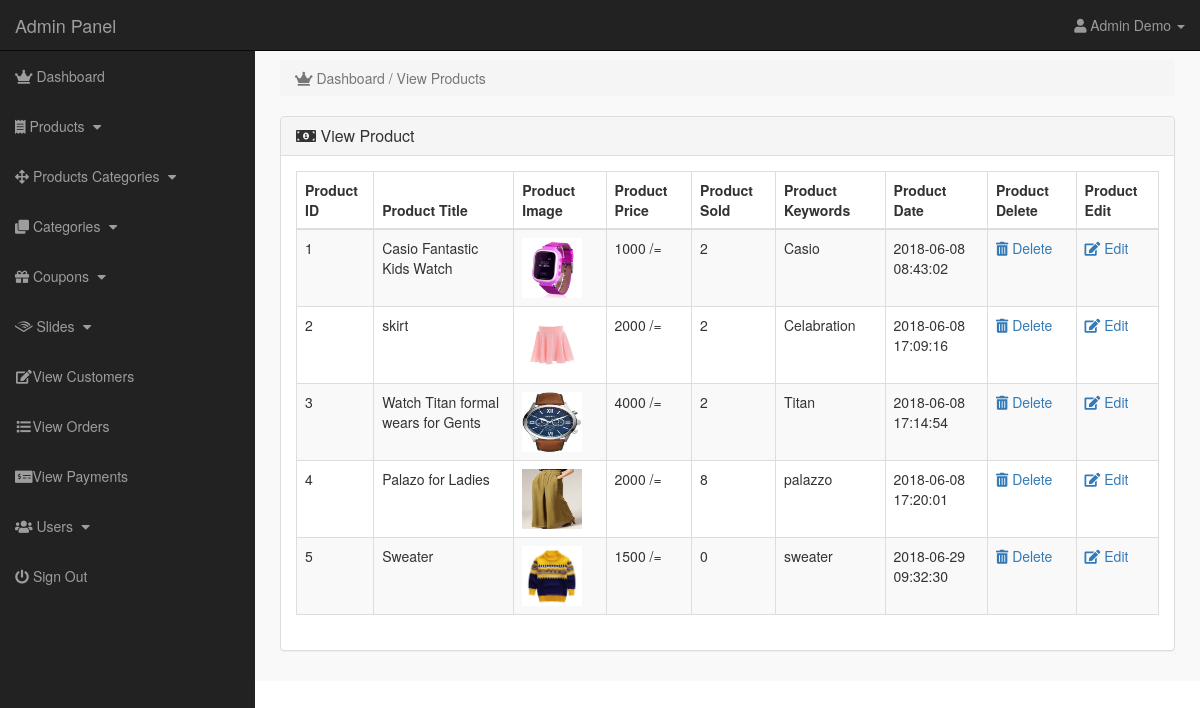
/admin/index.php?view_product (signed in), run on the app's committed database.
### tables this page shows
CREATE TABLE `products` (
  `product_id` int(11) NOT NULL,
  `p_cat_id` int(11) NOT NULL,
  `cat_id` int(11) NOT NULL,
  `date` timestamp NOT NULL DEFAULT CURRENT_TIMESTAMP ON UPDATE CURRENT_TIMESTAMP,
  `product_title` text NOT NULL,
  `product_img1` text NOT NULL,
  `product_img2` text NOT NULL,
  `product_img3` text NOT NULL,
  `product_price` int(11) NOT NULL,
  `product_desc` text NOT NULL,
  `product_keywords` text NOT NULL
);

### admin/view_product.php (the view)
<?php
include("../includes/connection.php");
if(!isset($_SESSION['admin_email'])){
    echo "<script>window.open('login.php', '_self')</script>";
}
else{
?>
    <div class="row">
        <div class="col-lg-12">
            <ol class="breadcrumb">
                <li class="active">
                    <i class="fas fa-crown"></i> Dashboard / View Products
                </li>
            </ol>
        </div>
    </div>
    <div class="row">
        <div class="col-lg-12">
            <div class="panel panel-default">
                <div class="panel-heading">
                    <h3 class="panel-title">
                        <i class="fas fa-money-bill-alt"></i> View Product
                    </h3>
                </div>
                <div class="panel-body">
                    <div class="table-responsive">
                        <table class="table table-bordered table-hover table-striped">
                            <thead>
                                <tr>
                                    <th>Product ID</th>
                                    <th>Product Title</th>
                                    <th>Product Image</th>
                                    <th>Product Price</th>
                                    <th>Product Sold</th>
                                    <th>Product Keywords</th>
                                    <th>Product Date</th>
                                    <th>Product Delete</th>
                                    <th>Product Edit</th>
                                </tr>
                            </thead>
                            <tbody>
                                <?php
                            $i = 0;
                            $get_pro = "select * from products";
                            $run_pro = mysqli_query($con,$get_pro);
                            while($row_pro=mysqli_fetch_array($run_pro)){
                            $pro_id = $row_pro['product_id'];
                            $pro_title = $row_pro['product_title'];
                            $pro_image = $row_pro['product_img1'];
                            $pro_price = $row_pro['product_price'];
                            $pro_keywords = $row_pro['product_keywords'];
                            $pro_date = $row_pro['date'];
                            $i++;
                            ?>
                                    <tr>
                                        <td>
                                            <?php echo $i; ?>
                                        </td>
                                        <td>
                                            <?php echo $pro_title; ?>
                                        </td>
                                        <td><img src="product_images/<?php echo $pro_image; ?>" width="60" height="60"></td>
                                        <td>
                                            <?php echo $pro_price; ?> /=
                                        </td>
                                        <td>
                                            <?php
                                $get_sold = "select * from pending_orders where product_id='$pro_id'";
                                $run_sold = mysqli_query($con,$get_sold);
                                $count = mysqli_num_rows($run_sold);
                                echo $count;
                                ?>
                                        </td>
                                        <td>
                                            <?php echo $pro_keywords; ?> </td>
                                        <td>
                                            <?php echo $pro_date; ?>
                                        </td>
                                        <td>
                                            <a href="index.php?delete_product=<?php echo $pro_id; ?>">
<i class="fas fa-trash-alt"></i> Delete
</a>
                                        </td>
                                        <td>
                                            <a href="index.php?edit_product=<?php echo $pro_id; ?>">
<i class="fas fa-edit"></i> Edit
</a>
                                        </td>
                                    </tr>
                                    <?php } ?>
                            </tbody>
                        </table>
                    </div>
                </div>
            </div>
        </div>
    </div>
    <?php } ?>

### admin/includes/sidebar.php (shortened to what this page needs)
<?php
if(!isset($_SESSION['admin_email'])){
    echo "<script>window.open('login.php', '_self')</script>";
}
else{
?>
    <nav class="navbar navbar-inverse navbar-fixed-top">
        <div class="navbar-header">
            <a href="index.php?dashboard" class="navbar-brand">Admin Panel</a>
        </div>
        <ul class="nav navbar-right top-nav">
            <li class="dropbox">
                <a href="#" class="dropdown-toggle" data-toggle="dropdown">
               <i class="fa fa-user"></i>
               <?php echo $admin_name; ?> <b class="caret"></b>
        </a>
        </li>
        </ul>
        <div class="collapse navbar-collapse navbar-ex1-collapse">
            <ul class="nav navbar-nav side-nav">
                <li>
                    <a href="index.php?dashboard">
<i class="fas fa-crown"></i> Dashboard
</a>
                </li>
                <li>
                    <a href="#" data-toggle="collapse" data-target="#products">
<i class="fas fa-receipt"></i> Products
<i class="fa fa-fw fa-caret-down"></i>
</a>
                </li>
                <li>
                    <a href="#" data-toggle="collapse" data-target="#p_cat">
<i class="fas fa-arrows-alt"></i> Products Categories
<i class="fa fa-fw fa-caret-down"></i>
</a>
                </li>
                <li>
                    <a href="#" data-toggle="collapse" data-target="#cat">
<i class="fas fa-clone"></i> Categories
<i class="fa fa-fw fa-caret-down"></i>
</a>
                </li>
                <li>
                    <a href="#" data-toggle="collapse" data-target="#coupons">
                        <i class="fas fa-gift"></i> Coupons
                        <i class="fa fa-fw fa-caret-down"></i>
                    </a>
                </li>
                <li>
                    <a href="#" data-toggle="collapse" data-target="#slides">
<i class="fab fa-audible"></i> Slides
<i class="fa fa-fw fa-caret-down"></i>
</a>
                </li>
                <li>
                    <a href="index.php?view_customers"><i class="fa fa-fw fa-edit"></i>View Customers</a>
                </li>
                <li>
                    <a href="index.php?view_orders"><i class="fa fa-fw fa-list"></i>View Orders</a>
                </li>
                <li>
                    <a href="index.php?view_payments"><i class="fas fa-money-check-alt"></i>View Payments</a>
                </li>
                <li>
                    <a href="#" data-toggle="collapse" data-target="#users">
                    <i class="fas fa-users"></i> Users
<i class="fa fa-fw fa-caret-down"></i>
</a>
                </li>
                <li>
                    <a href="logout.php"><i class="fas fa-power-off"></i> Sign Out</a>
                </li>
            </ul>
        </div>
    </nav>
    <?php } ?>

### styles/admin-style.css (style rules this page uses)
body { margin-top: 100px; }
@media (min-width: 768px) { body { margin-top: 50px; } }
.top-nav { padding: 0 15px; }
.top-nav > li { display: inline-block; float: left; }
.top-nav > li > a { padding-top: 15px; padding-bottom: 15px; line-height: 20px; color: #999; }
@media (min-width: 768px) { .side-nav { position: fixed; top: 51px; width: 255px; border-radius: 0; overflow-y: auto; background-color: #222; bottom: 0; overflow-x: hidden; padding-bottom: 40px; } }
@media (min-width: 768px) { .side-nav > li > a { width: 255px; } }
.panel-body { border-radius: 5px; }
a, li, ul, option, select, data-toggle, dropbox { -moz-transition: all 0.3s; -o-transition: all 0.3s; -webkit-transition: all 0.3s; }

### data on the page
products: product_title "Casio Fantastic Kids Watch", product_img1 (picture), product_price "1000", count "2", product_keywords "Casio", date "2018-06-08 08:43:02"
products: product_title "skirt", product_img1 (picture), product_price "2000", count "2", product_keywords "Celabration", date "2018-06-08 17:09:16"
products: product_title "Watch Titan formal wears for Gents", product_img1 (picture), product_price "4000", count "2", product_keywords "Titan", date "2018-06-08 17:14:54"
products: product_title "Palazo for Ladies", product_img1 (picture), product_price "2000", count "8", product_keywords "palazzo", date "2018-06-08 17:20:01"
products: product_title "Sweater", product_img1 (picture), product_price "1500", count "0", product_keywords "sweater", date "2018-06-29 09:32:30"

### other printed values
$admin_name "Admin Demo"
